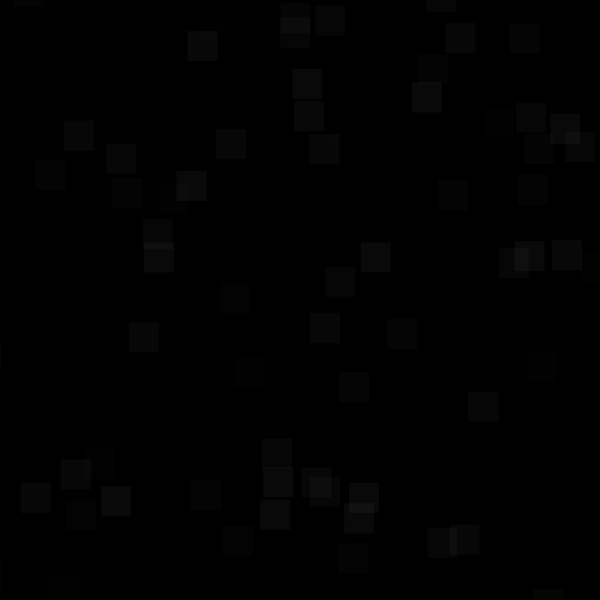
Frame 1 (no input)
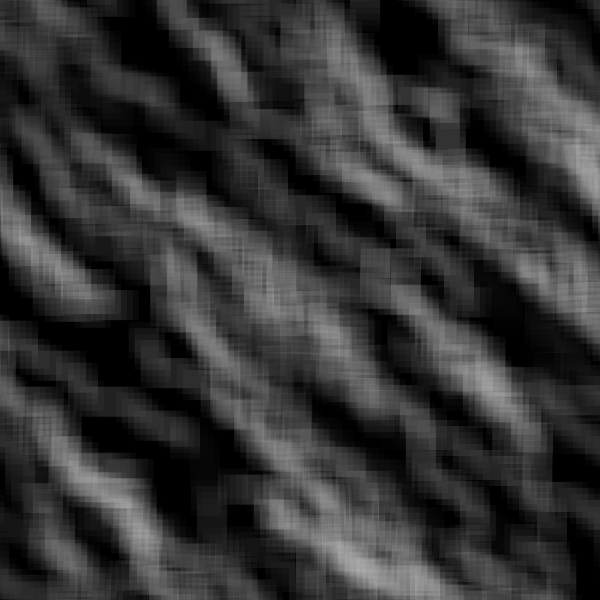
Frame 60 (the mouse pressed at the canvas centre just before this capture)
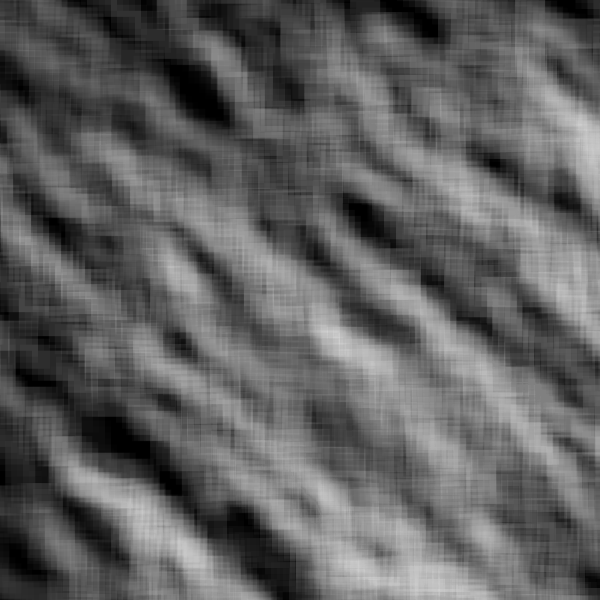
Frame 120 (the mouse held since frame 60 and released just before this capture)

The Processing sketch that drew these frames (run headless with seeded random() and noise(); from frame 60 on, the mouse is pressed at the canvas centre):

// Processing sketch: StepArray2D_ReminaEdit
// ── StepArray2D_ReminaEdit.pde
int num = 100;
float[][] Positions;    //2DArray
color[] colors = new color[num];    //Color array

void setup() 
{
  size(600, 600);
  background(0);
  noStroke();
  Positions = new float [num][num];    //new float = array of [100][100]
  for (int i = 0; i < num; i++)   //loop for y (second [num])
  {
      Positions[i][0] = random(-100, width);      //random position
      Positions[0][i] = random(-100, width); 
      colors[i] = color(255,255,255,random(0,10));     //random color
  }
}

void draw() 
{
  for (int i = 1; i < num; i++)   //loop for y (second [num])
  {
      fill(colors[i]);
      rect(Positions[i][0], Positions[0][i], 30, 30);     //rect(position of array, position of array, size, size)
      
      float rand = random(-1,1);
      
      if(rand >= 0)  
      {
        Positions[i][0] += 6;     //movement
      } 
      else 
      {
        Positions[0][i] += 6;    //movement
      }
      
      if(Positions[i][0] >= width || Positions[0][i] >= height)    //random if greater than or equal to height or width
      {
        Positions[i][0] = random(-100, width);    //random between -100 and num
        Positions[0][i] = random(-100, height);
      }
  }
}
